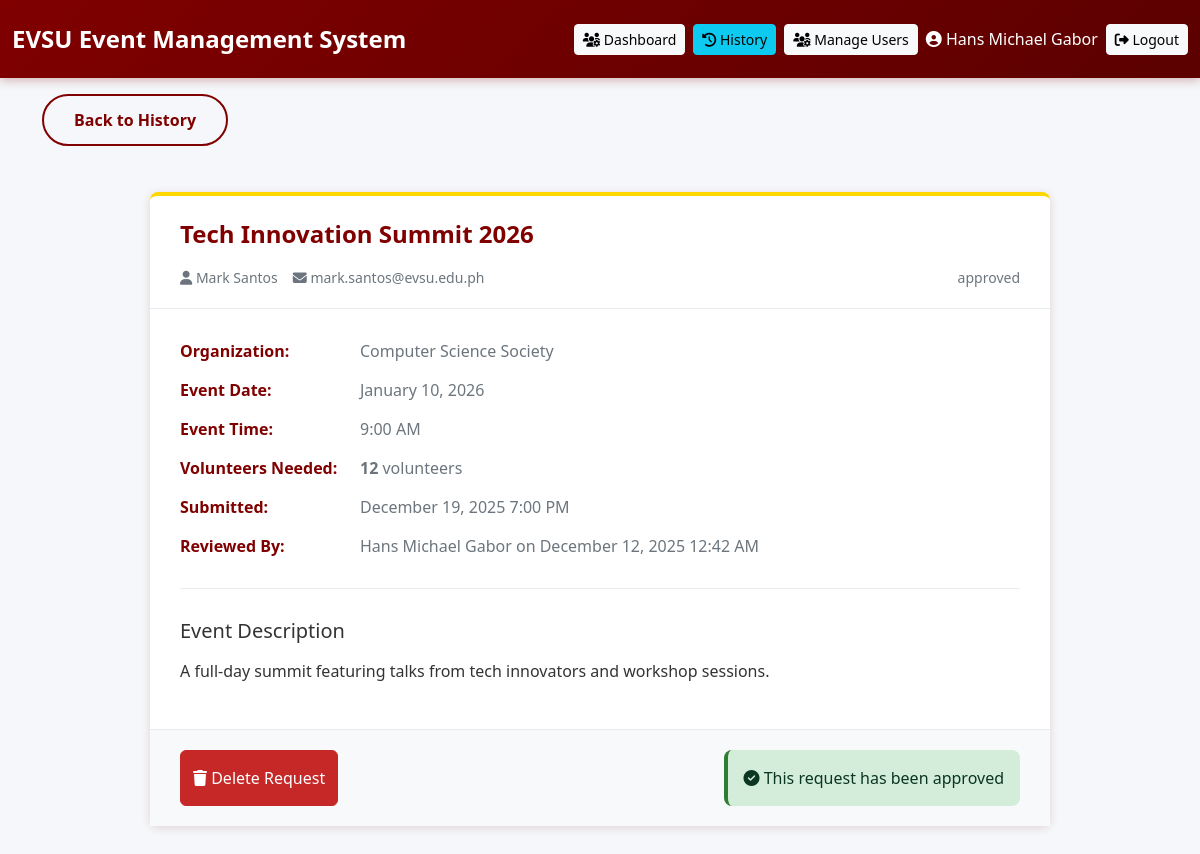
Screenshot of /view_request.php?id=74 (signed in) with the database file from the repository.
### tables this page shows
CREATE TABLE `event_requests` (
  `id` int(11) NOT NULL,
  `event_name` varchar(255) NOT NULL,
  `organization` varchar(255) NOT NULL,
  `requester_email` varchar(255) NOT NULL,
  `requester_name` varchar(255) NOT NULL,
  `event_date` date NOT NULL,
  `event_time` time NOT NULL,
  `volunteers_needed` int(11) DEFAULT 0,
  `description` text NOT NULL,
  `status` enum('pending','approved','declined','pending_notification') DEFAULT 'pending',
  `reviewed_by` int(11) DEFAULT NULL,
  `reviewed_at` timestamp NULL DEFAULT NULL,
  `notes` text DEFAULT NULL,
  `created_at` timestamp NOT NULL DEFAULT current_timestamp(),
  `updated_at` timestamp NOT NULL DEFAULT current_timestamp() ON UPDATE current_timestamp()
);

CREATE TABLE `users` (
  `id` int(11) NOT NULL,
  `email` varchar(255) NOT NULL,
  `password` varchar(255) NOT NULL,
  `full_name` varchar(255) NOT NULL,
  `role` enum('admin','coordinator','council_member') NOT NULL,
  `created_at` timestamp NOT NULL DEFAULT current_timestamp(),
  `updated_at` timestamp NOT NULL DEFAULT current_timestamp() ON UPDATE current_timestamp()
);

### config.php (called while the page is built, shortened)
<?php
function formatDate($date) {
    return date('F j, Y', strtotime($date));
}
function formatTime($time) {
    return date('g:i A', strtotime($time));
}
function getStatusBadge($status) {
    $badges = [
        'pending' => '<span class="badge badge-warning">Pending</span>',
        'approved' => '<span class="badge badge-success">Approved</span>',
        'declined' => '<span class="badge badge-danger">Declined</span>'
    ];
    return $badges[$status] ?? $status;
}
?>

### view_request.php (the view, shortened to what this page needs)
<?php
require_once 'config.php';
$requestId = isset($_GET['id']) ? (int)$_GET['id'] : 0;
$db = getDB();
$stmt = $db->prepare("
    SELECT er.*, u.full_name as reviewed_by_name
    FROM event_requests er
    LEFT JOIN users u ON er.reviewed_by = u.id
    WHERE er.id = ?
");
$stmt->execute([$requestId]);
$request = $stmt->fetch();
include 'includes/header.php';
include 'includes/navbar.php';
?>
<div class="container">
    <a href="history.php" class="btn btn-outline-secondary btn-back mt-3 mb-3">
        Back to History
    </a>
    <div class="gmail-container">
        <div class="gmail-header">
            <div class="gmail-subject">
                <?= htmlspecialchars($request['event_name']) ?>
            </div>
            <div class="gmail-meta">
                <span><i class="fas fa-user"></i> <?= htmlspecialchars($request['requester_name']) ?></span>
                <span><i class="fas fa-envelope"></i> <?= htmlspecialchars($request['requester_email']) ?></span>
                <span class="ms-auto">
                    <?= getStatusBadge($request['status']) ?>
                </span>
            </div>
        </div>
        <div class="gmail-body">
            <div class="info-row">
                <div class="info-label">Organization:</div>
                <div class="info-value"><?= htmlspecialchars($request['organization']) ?></div>
            </div>
            <div class="info-row">
                <div class="info-label">Event Date:</div>
                <div class="info-value">
                    <?= formatDate($request['event_date']) ?>
                </div>
            </div>
            <div class="info-row">
                <div class="info-label">Event Time:</div>
                <div class="info-value">
                    <?= formatTime($request['event_time']) ?>
                </div>
            </div>
            <div class="info-row">
                <div class="info-label">Volunteers Needed:</div>
                <div class="info-value">
                    <strong><?= $request['volunteers_needed'] ?></strong> volunteers
                </div>
            </div>
            <div class="info-row">
                <div class="info-label">Submitted:</div>
                <div class="info-value">
                    <?= date('F j, Y g:i A', strtotime($request['created_at'])) ?>
                </div>
            </div>
            <?php if ($request['reviewed_by']): ?>
            <div class="info-row">
                <div class="info-label">Reviewed By:</div>
                <div class="info-value">
                    <?= htmlspecialchars($request['reviewed_by_name']) ?> on
                    <?= date('F j, Y g:i A', strtotime($request['reviewed_at'])) ?>
                </div>
            </div>
            <?php endif; ?>
            <div class="description-section">
                <h5 class="mb-3">Event Description</h5>
                <p style="white-space: pre-line;"><?= htmlspecialchars($request['description']) ?></p>
            </div>
        </div>
        <div class="action-buttons">
            <button type="button" class="btn btn-danger" onclick="confirmDelete()">
                <i class="fas fa-trash"></i> Delete Request
            </button>
            <?php if ($request['status'] === 'pending'): ?>
            <div class="d-flex gap-2">
                <button type="button" class="btn btn-danger btn-lg" onclick="confirmDecline()">
                    <i class="fas fa-times"></i> Decline & Notify
                </button>
                <button type="button" class="btn btn-success btn-lg" onclick="confirmApprove()">
                    <i class="fas fa-check"></i> Approve & Notify
                </button>
            </div>
            <?php elseif ($request['status'] === 'approved'): ?>
            <div class="alert alert-success mb-0">
                <i class="fas fa-check-circle"></i> This request has been approved
            </div>
            <?php elseif ($request['status'] === 'declined'): ?>
            <div class="alert alert-danger mb-0">
                <i class="fas fa-times-circle"></i> This request has been declined
            </div>
            <?php endif; ?>
        </div>
    </div>
</div>
<?php
include 'includes/footer.php';
?>

### assets/css/style.css (style rules this page uses)
:root { --evsu-maroon: #800000; --evsu-gold: #FFD700; --evsu-white: #FFFFFF; --maroon-dark: #5c0000; --gold-dark: #d4af37; --maroon-light: #fff5f5; --gray-100: #f8f9fa; --gray-200: #e9ecef; --gray-300: #dee2e6; --gray-600: #6c757d; --success-green: #2e7d32; --success-dark: #1b5e20; --danger-red: #c62828; --danger-dark: #8e0000; }
* { margin: 0; padding: 0; box-sizing: border-box; }
body { font-family: 'Segoe UI', Tahoma, Geneva, Verdana, sans-serif; background: #f5f7fa; color: #333; overflow-x: hidden; }
.btn { transition: all 0.3s ease; font-weight: 500; }
.btn-danger { background-color: var(--danger-red); border-color: var(--danger-red); }
.btn-outline-secondary { color: var(--gray-600); border-color: var(--gray-600); }
.alert { border-radius: 8px; border: none; }
.alert-success { background-color: #d4edda; border-left: 4px solid var(--success-green); }

### assets/css/forms.css (style rules this page uses)
.btn-back { background: transparent; border: 2px solid var(--evsu-maroon); color: var(--evsu-maroon); padding: 12px 30px; font-weight: 600; border-radius: 50px; transition: all 0.3s ease; }

### view_request.php (style rules this page uses)
.gmail-container { max-width: 900px; margin: 30px auto; background: white; border-radius: 8px; box-shadow: 0 2px 10px rgba(128,0,0,0.15); border-top: 4px solid var(--evsu-gold); }
.gmail-header { padding: 20px 30px; border-bottom: 1px solid #e9ecef; }
.gmail-subject { font-size: 24px; font-weight: 600; margin-bottom: 15px; color: var(--evsu-maroon); }
.gmail-meta { display: flex; align-items: center; gap: 15px; color: #6c757d; font-size: 14px; flex-wrap: wrap; }
.gmail-body { padding: 30px; }
.info-row { display: flex; margin-bottom: 15px; }
.info-label { width: 180px; font-weight: 600; color: var(--evsu-maroon); flex-shrink: 0; }
.info-value { flex: 1; color: #6c757d; }
.description-section { margin-top: 30px; padding-top: 30px; border-top: 1px solid #e9ecef; }
.action-buttons { padding: 20px 30px; border-top: 1px solid #e9ecef; display: flex; gap: 10px; justify-content: space-between; background: #f8f9fa; flex-wrap: wrap; }

### rows the page displays
event_requests: event_name "Tech Innovation Summit 2026", requester_name "Mark Santos", requester_email "mark.santos@evsu.edu.ph", status "approved", organization "Computer Science Society", event_date "January 10, 2026", event_time "9:00 AM", volunteers_needed "12", created_at "December 19, 2025 7:00 PM", reviewed_by.full_name "Hans Michael Gabor", reviewed_at "December 12, 2025 12:42 AM", description "A full-day summit featuring talks from tech innovators and workshop sessions."

### other values shown
$fullName "Hans Michael Gabor"
